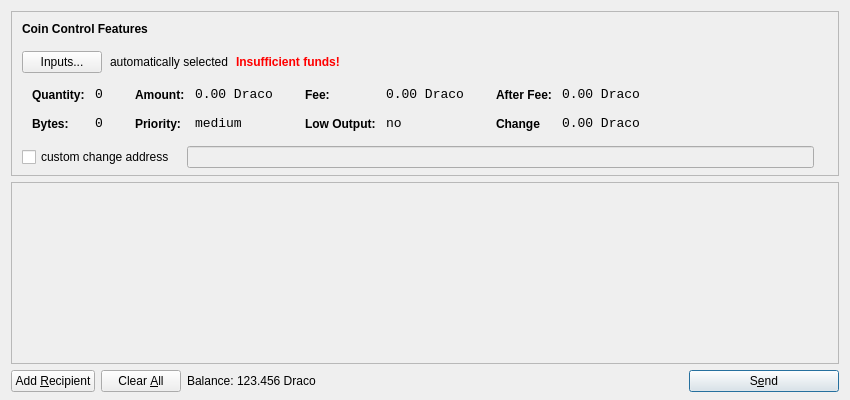
<?xml version="1.0" encoding="UTF-8"?>
<ui version="4.0">
 <class>SendCoinsDialog</class>
 <widget class="QDialog" name="SendCoinsDialog">
  <property name="geometry">
   <rect>
    <x>0</x>
    <y>0</y>
    <width>850</width>
    <height>400</height>
   </rect>
  </property>
  <property name="windowTitle">
   <string>Send Coins</string>
  </property>
  <property name="styleSheet">
   <string notr="true">QListView { background: transparent; }</string>
  </property>
  <layout class="QVBoxLayout" name="verticalLayout" stretch="0,1,0">
   <property name="bottomMargin">
    <number>8</number>
   </property>
   <item>
    <widget class="QFrame" name="frameCoinControl">
     <property name="sizePolicy">
      <sizepolicy hsizetype="Expanding" vsizetype="Expanding">
       <horstretch>0</horstretch>
       <verstretch>0</verstretch>
      </sizepolicy>
     </property>
     <property name="maximumSize">
      <size>
       <width>16777215</width>
       <height>16777215</height>
      </size>
     </property>
     <property name="styleSheet">
      <string notr="true">QListView { background: transparent; }</string>
     </property>
     <property name="frameShape">
      <enum>QFrame::StyledPanel</enum>
     </property>
     <property name="frameShadow">
      <enum>QFrame::Sunken</enum>
     </property>
     <layout class="QVBoxLayout" name="verticalLayoutCoinControl2">
      <property name="spacing">
       <number>6</number>
      </property>
      <property name="leftMargin">
       <number>0</number>
      </property>
      <property name="topMargin">
       <number>0</number>
      </property>
      <property name="rightMargin">
       <number>0</number>
      </property>
      <property name="bottomMargin">
       <number>6</number>
      </property>
      <item>
       <layout class="QVBoxLayout" name="verticalLayoutCoinControl" stretch="0,0,0,0,1">
        <property name="spacing">
         <number>0</number>
        </property>
        <property name="leftMargin">
         <number>10</number>
        </property>
        <property name="topMargin">
         <number>10</number>
        </property>
        <item>
         <layout class="QHBoxLayout" name="horizontalLayoutCoinControl1">
          <property name="bottomMargin">
           <number>15</number>
          </property>
          <item>
           <widget class="QLabel" name="labelCoinControlFeatures">
            <property name="sizePolicy">
             <sizepolicy hsizetype="Preferred" vsizetype="Maximum">
              <horstretch>0</horstretch>
              <verstretch>0</verstretch>
             </sizepolicy>
            </property>
            <property name="font">
             <font>
              <weight>75</weight>
              <bold>true</bold>
             </font>
            </property>
            <property name="styleSheet">
             <string notr="true">font-weight:bold;</string>
            </property>
            <property name="text">
             <string>Coin Control Features</string>
            </property>
           </widget>
          </item>
         </layout>
        </item>
        <item>
         <layout class="QHBoxLayout" name="horizontalLayoutCoinControl2" stretch="0,0,0,0">
          <property name="spacing">
           <number>8</number>
          </property>
          <property name="bottomMargin">
           <number>10</number>
          </property>
          <item>
           <widget class="QPushButton" name="pushButtonCoinControl">
            <property name="styleSheet">
             <string notr="true"/>
            </property>
            <property name="text">
             <string>Inputs...</string>
            </property>
           </widget>
          </item>
          <item>
           <widget class="QLabel" name="labelCoinControlAutomaticallySelected">
            <property name="text">
             <string>automatically selected</string>
            </property>
            <property name="margin">
             <number>5</number>
            </property>
           </widget>
          </item>
          <item>
           <widget class="QLabel" name="labelCoinControlInsuffFunds">
            <property name="font">
             <font>
              <weight>75</weight>
              <bold>true</bold>
             </font>
            </property>
            <property name="styleSheet">
             <string notr="true">color:red;font-weight:bold;</string>
            </property>
            <property name="text">
             <string>Insufficient funds!</string>
            </property>
            <property name="margin">
             <number>5</number>
            </property>
           </widget>
          </item>
          <item>
           <spacer name="horizontalSpacerCoinControl">
            <property name="orientation">
             <enum>Qt::Horizontal</enum>
            </property>
            <property name="sizeHint" stdset="0">
             <size>
              <width>40</width>
              <height>1</height>
             </size>
            </property>
           </spacer>
          </item>
         </layout>
        </item>
        <item>
         <widget class="QWidget" name="widgetCoinControl" native="true">
          <property name="sizePolicy">
           <sizepolicy hsizetype="Preferred" vsizetype="Preferred">
            <horstretch>0</horstretch>
            <verstretch>0</verstretch>
           </sizepolicy>
          </property>
          <property name="minimumSize">
           <size>
            <width>0</width>
            <height>0</height>
           </size>
          </property>
          <property name="styleSheet">
           <string notr="true"/>
          </property>
          <layout class="QHBoxLayout" name="horizontalLayoutCoinControl5">
           <property name="margin">
            <number>0</number>
           </property>
           <item>
            <layout class="QHBoxLayout" name="horizontalLayoutCoinControl3" stretch="0,0,0,1">
             <property name="spacing">
              <number>20</number>
             </property>
             <property name="topMargin">
              <number>0</number>
             </property>
             <property name="bottomMargin">
              <number>10</number>
             </property>
             <item>
              <layout class="QFormLayout" name="formLayoutCoinControl1">
               <property name="horizontalSpacing">
                <number>10</number>
               </property>
               <property name="verticalSpacing">
                <number>14</number>
               </property>
               <property name="leftMargin">
                <number>10</number>
               </property>
               <property name="topMargin">
                <number>4</number>
               </property>
               <property name="rightMargin">
                <number>6</number>
               </property>
               <item row="0" column="0">
                <widget class="QLabel" name="labelCoinControlQuantityText">
                 <property name="styleSheet">
                  <string notr="true">font-weight:bold;</string>
                 </property>
                 <property name="text">
                  <string>Quantity:</string>
                 </property>
                 <property name="margin">
                  <number>0</number>
                 </property>
                </widget>
               </item>
               <item row="0" column="1">
                <widget class="QLabel" name="labelCoinControlQuantity">
                 <property name="font">
                  <font>
                   <family>Monospace</family>
                   <pointsize>10</pointsize>
                  </font>
                 </property>
                 <property name="cursor">
                  <cursorShape>IBeamCursor</cursorShape>
                 </property>
                 <property name="contextMenuPolicy">
                  <enum>Qt::ActionsContextMenu</enum>
                 </property>
                 <property name="text">
                  <string>0</string>
                 </property>
                 <property name="margin">
                  <number>0</number>
                 </property>
                 <property name="textInteractionFlags">
                  <set>Qt::LinksAccessibleByMouse|Qt::TextSelectableByKeyboard|Qt::TextSelectableByMouse</set>
                 </property>
                </widget>
               </item>
               <item row="1" column="0">
                <widget class="QLabel" name="labelCoinControlBytesText">
                 <property name="styleSheet">
                  <string notr="true">font-weight:bold;</string>
                 </property>
                 <property name="text">
                  <string>Bytes:</string>
                 </property>
                </widget>
               </item>
               <item row="1" column="1">
                <widget class="QLabel" name="labelCoinControlBytes">
                 <property name="font">
                  <font>
                   <family>Monospace</family>
                   <pointsize>10</pointsize>
                  </font>
                 </property>
                 <property name="cursor">
                  <cursorShape>IBeamCursor</cursorShape>
                 </property>
                 <property name="contextMenuPolicy">
                  <enum>Qt::ActionsContextMenu</enum>
                 </property>
                 <property name="text">
                  <string>0</string>
                 </property>
                 <property name="textInteractionFlags">
                  <set>Qt::LinksAccessibleByMouse|Qt::TextSelectableByKeyboard|Qt::TextSelectableByMouse</set>
                 </property>
                </widget>
               </item>
              </layout>
             </item>
             <item>
              <layout class="QFormLayout" name="formLayoutCoinControl2">
               <property name="horizontalSpacing">
                <number>10</number>
               </property>
               <property name="verticalSpacing">
                <number>14</number>
               </property>
               <property name="leftMargin">
                <number>6</number>
               </property>
               <property name="topMargin">
                <number>4</number>
               </property>
               <property name="rightMargin">
                <number>6</number>
               </property>
               <item row="0" column="0">
                <widget class="QLabel" name="labelCoinControlAmountText">
                 <property name="styleSheet">
                  <string notr="true">font-weight:bold;</string>
                 </property>
                 <property name="text">
                  <string>Amount:</string>
                 </property>
                 <property name="margin">
                  <number>0</number>
                 </property>
                </widget>
               </item>
               <item row="0" column="1">
                <widget class="QLabel" name="labelCoinControlAmount">
                 <property name="font">
                  <font>
                   <family>Monospace</family>
                   <pointsize>10</pointsize>
                  </font>
                 </property>
                 <property name="cursor">
                  <cursorShape>IBeamCursor</cursorShape>
                 </property>
                 <property name="contextMenuPolicy">
                  <enum>Qt::ActionsContextMenu</enum>
                 </property>
                 <property name="text">
                  <string>0.00 Draco</string>
                 </property>
                 <property name="textInteractionFlags">
                  <set>Qt::LinksAccessibleByMouse|Qt::TextSelectableByKeyboard|Qt::TextSelectableByMouse</set>
                 </property>
                </widget>
               </item>
               <item row="1" column="0">
                <widget class="QLabel" name="labelCoinControlPriorityText">
                 <property name="styleSheet">
                  <string notr="true">font-weight:bold;</string>
                 </property>
                 <property name="text">
                  <string>Priority:</string>
                 </property>
                </widget>
               </item>
               <item row="1" column="1">
                <widget class="QLabel" name="labelCoinControlPriority">
                 <property name="font">
                  <font>
                   <family>Monospace</family>
                   <pointsize>10</pointsize>
                  </font>
                 </property>
                 <property name="cursor">
                  <cursorShape>IBeamCursor</cursorShape>
                 </property>
                 <property name="contextMenuPolicy">
                  <enum>Qt::ActionsContextMenu</enum>
                 </property>
                 <property name="text">
                  <string>medium</string>
                 </property>
                 <property name="textInteractionFlags">
                  <set>Qt::LinksAccessibleByMouse|Qt::TextSelectableByKeyboard|Qt::TextSelectableByMouse</set>
                 </property>
                </widget>
               </item>
              </layout>
             </item>
             <item>
              <layout class="QFormLayout" name="formLayoutCoinControl3">
               <property name="horizontalSpacing">
                <number>10</number>
               </property>
               <property name="verticalSpacing">
                <number>14</number>
               </property>
               <property name="leftMargin">
                <number>6</number>
               </property>
               <property name="topMargin">
                <number>4</number>
               </property>
               <property name="rightMargin">
                <number>6</number>
               </property>
               <item row="0" column="0">
                <widget class="QLabel" name="labelCoinControlFeeText">
                 <property name="styleSheet">
                  <string notr="true">font-weight:bold;</string>
                 </property>
                 <property name="text">
                  <string>Fee:</string>
                 </property>
                 <property name="margin">
                  <number>0</number>
                 </property>
                </widget>
               </item>
               <item row="0" column="1">
                <widget class="QLabel" name="labelCoinControlFee">
                 <property name="font">
                  <font>
                   <family>Monospace</family>
                   <pointsize>10</pointsize>
                  </font>
                 </property>
                 <property name="cursor">
                  <cursorShape>IBeamCursor</cursorShape>
                 </property>
                 <property name="contextMenuPolicy">
                  <enum>Qt::ActionsContextMenu</enum>
                 </property>
                 <property name="text">
                  <string>0.00 Draco</string>
                 </property>
                 <property name="textInteractionFlags">
                  <set>Qt::LinksAccessibleByMouse|Qt::TextSelectableByKeyboard|Qt::TextSelectableByMouse</set>
                 </property>
                </widget>
               </item>
               <item row="1" column="0">
                <widget class="QLabel" name="labelCoinControlLowOutputText">
                 <property name="styleSheet">
                  <string notr="true">font-weight:bold;</string>
                 </property>
                 <property name="text">
                  <string>Low Output:</string>
                 </property>
                </widget>
               </item>
               <item row="1" column="1">
                <widget class="QLabel" name="labelCoinControlLowOutput">
                 <property name="font">
                  <font>
                   <family>Monospace</family>
                   <pointsize>10</pointsize>
                  </font>
                 </property>
                 <property name="cursor">
                  <cursorShape>IBeamCursor</cursorShape>
                 </property>
                 <property name="contextMenuPolicy">
                  <enum>Qt::ActionsContextMenu</enum>
                 </property>
                 <property name="text">
                  <string>no</string>
                 </property>
                 <property name="textInteractionFlags">
                  <set>Qt::LinksAccessibleByMouse|Qt::TextSelectableByKeyboard|Qt::TextSelectableByMouse</set>
                 </property>
                </widget>
               </item>
              </layout>
             </item>
             <item>
              <layout class="QFormLayout" name="formLayoutCoinControl4">
               <property name="horizontalSpacing">
                <number>10</number>
               </property>
               <property name="verticalSpacing">
                <number>14</number>
               </property>
               <property name="leftMargin">
                <number>6</number>
               </property>
               <property name="topMargin">
                <number>4</number>
               </property>
               <property name="rightMargin">
                <number>6</number>
               </property>
               <item row="0" column="0">
                <widget class="QLabel" name="labelCoinControlAfterFeeText">
                 <property name="styleSheet">
                  <string notr="true">font-weight:bold;</string>
                 </property>
                 <property name="text">
                  <string>After Fee:</string>
                 </property>
                 <property name="margin">
                  <number>0</number>
                 </property>
                </widget>
               </item>
               <item row="0" column="1">
                <widget class="QLabel" name="labelCoinControlAfterFee">
                 <property name="font">
                  <font>
                   <family>Monospace</family>
                   <pointsize>10</pointsize>
                  </font>
                 </property>
                 <property name="cursor">
                  <cursorShape>IBeamCursor</cursorShape>
                 </property>
                 <property name="contextMenuPolicy">
                  <enum>Qt::ActionsContextMenu</enum>
                 </property>
                 <property name="text">
                  <string>0.00 Draco</string>
                 </property>
                 <property name="textInteractionFlags">
                  <set>Qt::LinksAccessibleByMouse|Qt::TextSelectableByKeyboard|Qt::TextSelectableByMouse</set>
                 </property>
                </widget>
               </item>
               <item row="1" column="0">
                <widget class="QLabel" name="labelCoinControlChangeText">
                 <property name="styleSheet">
                  <string notr="true">font-weight:bold;</string>
                 </property>
                 <property name="text">
                  <string>Change</string>
                 </property>
                </widget>
               </item>
               <item row="1" column="1">
                <widget class="QLabel" name="labelCoinControlChange">
                 <property name="font">
                  <font>
                   <family>Monospace</family>
                   <pointsize>10</pointsize>
                  </font>
                 </property>
                 <property name="cursor">
                  <cursorShape>IBeamCursor</cursorShape>
                 </property>
                 <property name="contextMenuPolicy">
                  <enum>Qt::ActionsContextMenu</enum>
                 </property>
                 <property name="text">
                  <string>0.00 Draco</string>
                 </property>
                 <property name="textInteractionFlags">
                  <set>Qt::LinksAccessibleByMouse|Qt::TextSelectableByKeyboard|Qt::TextSelectableByMouse</set>
                 </property>
                </widget>
               </item>
              </layout>
             </item>
            </layout>
           </item>
          </layout>
         </widget>
        </item>
        <item>
         <layout class="QHBoxLayout" name="horizontalLayoutCoinControl4" stretch="0,0,0">
          <property name="spacing">
           <number>12</number>
          </property>
          <property name="sizeConstraint">
           <enum>QLayout::SetDefaultConstraint</enum>
          </property>
          <property name="topMargin">
           <number>5</number>
          </property>
          <property name="rightMargin">
           <number>5</number>
          </property>
          <item>
           <widget class="QCheckBox" name="checkBoxCoinControlChange">
            <property name="text">
             <string>custom change address</string>
            </property>
           </widget>
          </item>
          <item>
           <widget class="QLineEdit" name="lineEditCoinControlChange">
            <property name="enabled">
             <bool>false</bool>
            </property>
            <property name="sizePolicy">
             <sizepolicy hsizetype="Expanding" vsizetype="Fixed">
              <horstretch>0</horstretch>
              <verstretch>0</verstretch>
             </sizepolicy>
            </property>
           </widget>
          </item>
          <item>
           <widget class="QLabel" name="labelCoinControlChangeLabel">
            <property name="sizePolicy">
             <sizepolicy hsizetype="Preferred" vsizetype="Expanding">
              <horstretch>0</horstretch>
              <verstretch>0</verstretch>
             </sizepolicy>
            </property>
            <property name="minimumSize">
             <size>
              <width>0</width>
              <height>0</height>
             </size>
            </property>
            <property name="text">
             <string/>
            </property>
            <property name="margin">
             <number>3</number>
            </property>
           </widget>
          </item>
         </layout>
        </item>
        <item>
         <spacer name="verticalSpacerCoinControl">
          <property name="orientation">
           <enum>Qt::Vertical</enum>
          </property>
          <property name="sizeHint" stdset="0">
           <size>
            <width>800</width>
            <height>1</height>
           </size>
          </property>
         </spacer>
        </item>
       </layout>
      </item>
     </layout>
    </widget>
   </item>
   <item>
    <widget class="QScrollArea" name="scrollArea">
     <property name="widgetResizable">
      <bool>true</bool>
     </property>
     <widget class="QWidget" name="scrollAreaWidgetContents">
      <property name="geometry">
       <rect>
        <x>0</x>
        <y>0</y>
        <width>828</width>
        <height>162</height>
       </rect>
      </property>
      <layout class="QVBoxLayout" name="verticalLayout_2">
       <property name="margin">
        <number>0</number>
       </property>
       <item>
        <layout class="QVBoxLayout" name="entries">
         <property name="spacing">
          <number>6</number>
         </property>
        </layout>
       </item>
       <item>
        <spacer name="verticalSpacer">
         <property name="orientation">
          <enum>Qt::Vertical</enum>
         </property>
         <property name="sizeHint" stdset="0">
          <size>
           <width>20</width>
           <height>40</height>
          </size>
         </property>
        </spacer>
       </item>
      </layout>
     </widget>
    </widget>
   </item>
   <item>
    <layout class="QHBoxLayout" name="horizontalLayout">
     <item>
      <widget class="QPushButton" name="addButton">
       <property name="toolTip">
        <string>Send to multiple recipients at once</string>
       </property>
       <property name="text">
        <string>Add &amp;Recipient</string>
       </property>
       <property name="icon">
        <iconset resource="../bitcoin.qrc">
         <normaloff>:/icons/add</normaloff>:/icons/add</iconset>
       </property>
       <property name="autoDefault">
        <bool>false</bool>
       </property>
      </widget>
     </item>
     <item>
      <widget class="QPushButton" name="clearButton">
       <property name="sizePolicy">
        <sizepolicy hsizetype="Minimum" vsizetype="Fixed">
         <horstretch>0</horstretch>
         <verstretch>0</verstretch>
        </sizepolicy>
       </property>
       <property name="toolTip">
        <string>Remove all transaction fields</string>
       </property>
       <property name="text">
        <string>Clear &amp;All</string>
       </property>
       <property name="icon">
        <iconset resource="../bitcoin.qrc">
         <normaloff>:/icons/remove</normaloff>:/icons/remove</iconset>
       </property>
       <property name="autoRepeatDelay">
        <number>300</number>
       </property>
       <property name="autoDefault">
        <bool>false</bool>
       </property>
      </widget>
     </item>
     <item>
      <layout class="QHBoxLayout" name="horizontalLayout_2">
       <property name="spacing">
        <number>3</number>
       </property>
       <item>
        <widget class="QLabel" name="label">
         <property name="sizePolicy">
          <sizepolicy hsizetype="Preferred" vsizetype="Fixed">
           <horstretch>0</horstretch>
           <verstretch>0</verstretch>
          </sizepolicy>
         </property>
         <property name="text">
          <string>Balance:</string>
         </property>
        </widget>
       </item>
       <item>
        <widget class="QLabel" name="labelBalance">
         <property name="sizePolicy">
          <sizepolicy hsizetype="Preferred" vsizetype="Fixed">
           <horstretch>0</horstretch>
           <verstretch>0</verstretch>
          </sizepolicy>
         </property>
         <property name="cursor">
          <cursorShape>IBeamCursor</cursorShape>
         </property>
         <property name="text">
          <string>123.456 Draco</string>
         </property>
         <property name="textInteractionFlags">
          <set>Qt::LinksAccessibleByMouse|Qt::TextSelectableByKeyboard|Qt::TextSelectableByMouse</set>
         </property>
        </widget>
       </item>
      </layout>
     </item>
     <item>
      <spacer name="horizontalSpacer">
       <property name="orientation">
        <enum>Qt::Horizontal</enum>
       </property>
       <property name="sizeHint" stdset="0">
        <size>
         <width>40</width>
         <height>20</height>
        </size>
       </property>
      </spacer>
     </item>
     <item>
      <widget class="QPushButton" name="sendButton">
       <property name="minimumSize">
        <size>
         <width>150</width>
         <height>0</height>
        </size>
       </property>
       <property name="toolTip">
        <string>Confirm the send action</string>
       </property>
       <property name="text">
        <string>S&amp;end</string>
       </property>
       <property name="icon">
        <iconset resource="../bitcoin.qrc">
         <normaloff>:/icons/send</normaloff>:/icons/send</iconset>
       </property>
       <property name="default">
        <bool>true</bool>
       </property>
      </widget>
     </item>
    </layout>
   </item>
  </layout>
 </widget>
 <resources>
  <include location="../bitcoin.qrc"/>
 </resources>
 <connections/>
</ui>
